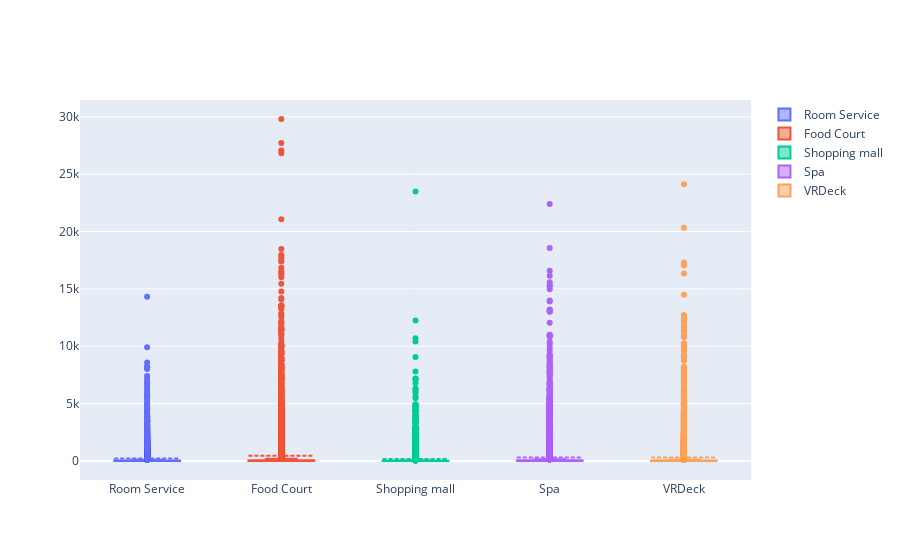

This figure's notebook cell:
### Markdown cell above
Visualizing the distribution of values for the luxurious amenities. Mode is 0 for all

### Code cell
fig = go.Figure()
fig.add_trace(go.Box(y= train_df.RoomService ,name='Room Service', boxmean = True))
fig.add_trace(go.Box(y = train_df.FoodCourt, name= 'Food Court', boxmean = True))
fig.add_trace(go.Box(y = train_df.ShoppingMall, name= 'Shopping mall', boxmean = True))
fig.add_trace(go.Box(y = train_df.Spa, name= 'Spa', boxmean = True))
fig.add_trace(go.Box(y = train_df.VRDeck, name= 'VRDeck', boxmean = True))

### Figure 1 — Plotly figure (JSON) as saved in the notebook; plotly's stock layout.template omitted (floating-point values rounded to 4 significant figures; data arrays with more than 128 entries replaced by an {"elided": "..."} marker saying what was removed)
{"data": [{"boxmean": true, "name": "Room Service", "type": "box", "y": {"elided": "8693 int values"}}, {"boxmean": true, "name": "Food Court", "type": "box", "y": {"elided": "8693 int values"}}, {"boxmean": true, "name": "Shopping mall", "type": "box", "y": {"elided": "8693 int values"}}, {"boxmean": true, "name": "Spa", "type": "box", "y": {"elided": "8693 int values"}}, {"boxmean": true, "name": "VRDeck", "type": "box", "y": {"elided": "8693 int values"}}], "layout": {}}
